Frame 1 (no input): blank canvas, image omitted
Frame 60 (the mouse pressed at the canvas centre just before this capture): blank canvas, image omitted
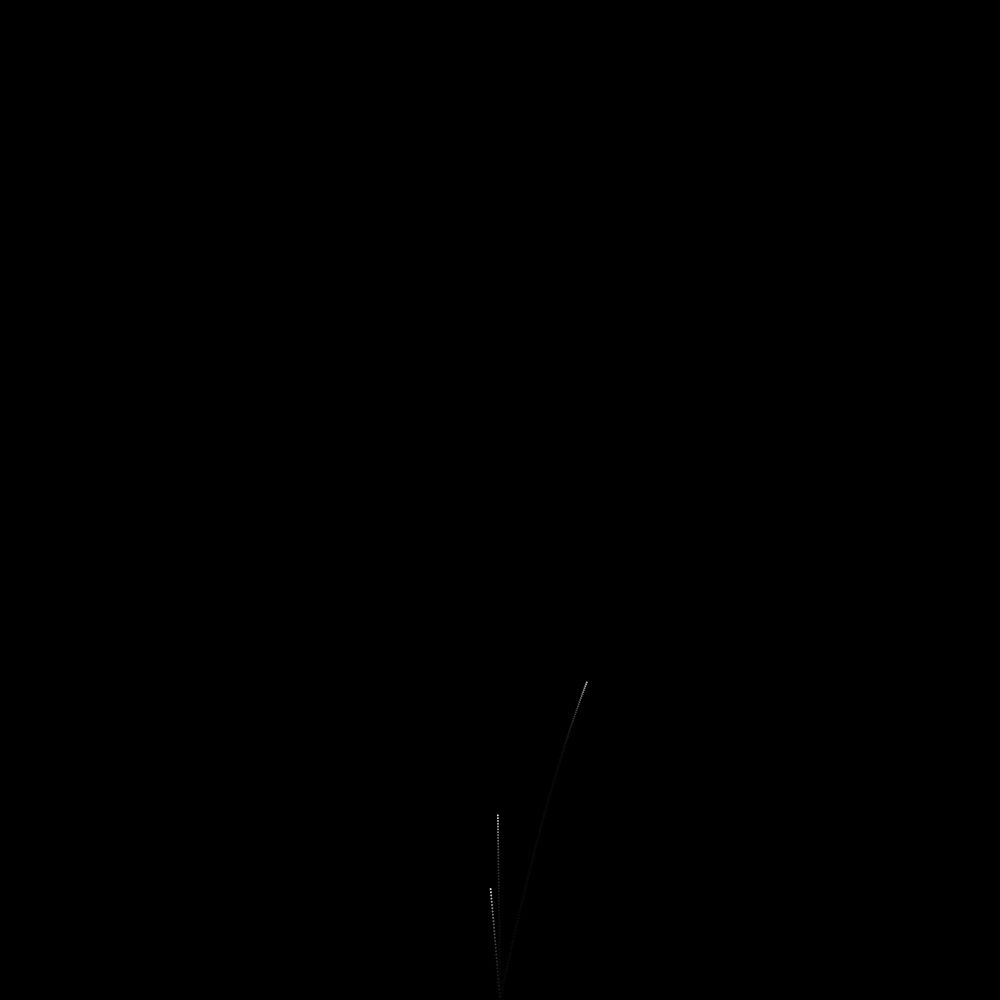
Frame 120 (the mouse held since frame 60 and released just before this capture)

The Processing sketch whose frames 1 and 60 were blank and that drew this single picture after the mouse press (run headless with seeded random() and noise(); from frame 60 on, the mouse is pressed at the canvas centre):

// Processing sketch: FireworksJS
// ── FireworksJS.pde
/////////////////////////////////////////////////////////////////////////////////////////
///                                    Fireworks                                      ///
/////////////////////////////////////////////////////////////////////////////////////////
/// Firework particle system, press mouse on screen to shoot a firework in that       ///
/// direction!                                                                        ///
///                                                                                   ///
/// Written by Matthew Carney (29th Aug 2019)                                         ///
///     [matthewcarney64@gmail.com] [https://github.com/Killeroo]                     ///
///                                                                                   ///
/// Inspiration - JT Nimoy's fireworks for Tron Legacy:                               ///
//       http://jtnimoy.net/item.php?handle=14881671-tron-legacy                      ///
//                                                                                    ///
// NOTE: Certain PVector function had to be removed (like PVector.limit()) when       ///
//       converting this sketch to work with Processing.js. To view the original      ///
//       sketch, blow the dust off your Processing 3.4 IDE and download the           ///
//       original Java sketch here:                                                   ///
//                                                                                    ///
// https://github.com/Killeroo/ProcessingSketches/blob/master/Fireworks/Fireworks.pde ///
//                                                                                    ///
/////////////////////////////////////////////////////////////////////////////////////////

import java.util.Iterator;

/* General simultation options */
final boolean ENABLE_EXPLOSION_FLASHES = false;              // If screen flashes when there is an explosion
final int     BACKGROUND_COLOUR = 0;                         // 0 = black, 255 = white
final int     MOTION_BLUR_FACTOR = 20;                       // Lower = more motion blur
final int     MOUSE_INPUT_DELAY = 500;                       // Interval between fireworks when using mouse (in milliseconds)
final int     MOUSE_FIREWORK_UPPER_FORCE_MAX = 13;           // Max upper force to apply to firework created using mouse
final int     MOUSE_FIREWORK_UPPER_FORCE_MIN = 4;            // Lower upper force to use when creating a firework using mouse 
final int     MOUSE_FIREWORK_SIDEWAYS_FORCE_MULTIPLIER = 5;  // Multiplier for sideways force on mouse particles

/* Explosion halo that eminates from some fireworks */
final float EXPLOSION_HALO_THICKNESS = 1;                    // Higher = thicker halo
final int   EXPLOSION_HALO_LIFESPAN = 150;                   // How long the halo lasts, lower = fade quicker
final float EXPLOSION_HALO_SPEED_MIN = 1;                    // Lower bound used to generate speed the halo emits from its starting point, higher = faster
final float EXPLOSION_HALO_SPEED_MAX = 4;                    // Upper bound used to generate speed the halo emits from its starting point, higher = faster

/* Firework Particle Properties */
/* Here are the properties for all the particles in the sketch,
   their properties can be modified below, have fun!
   (Indivdual particle classes contain more info on how they act) */
   
/* Initial firework/base particle properties */
final float INITIAL_PARTICLE_GRAVITY = 0.03;                 // Lower = less gravity
final int   INITIAL_PARTICLE_SIDEWAYS_FORCE_MIN = -2;        // Lower bound for generating sideways force, 0 = center, further from 0 = more spread
final int   INITIAL_PARTICLE_SIDEWAYS_FORCE_MAX = 2;         // Upper bound for generating sideways force, 0 = center, further from 0 = more spread 
final int   INITIAL_PARTICLE_UPWARDS_FORCE_MIN =-8;         // Lower bound for generating initial upward force, lower = more upward force
final int   INITIAL_PARTICLE_UPWARDS_FORCE_MAX = -10;
final int   INITIAL_PARTICLE_INTERVAL_MS_MIN = 1500;         // Lowest possible value a firework will be shot
final int   INITIAL_PARTICLE_INTERVAL_MS_MAX = 2000;         // Highest possible value a firework will be shot

/* Random Particle */
final int   RANDOM_PARTICLE_LIFESPAN = 125;                  // Lower = fade faster, higher = last longer
final float RANDOM_PARTICLE_SIZE = 2.5;                      // Higher = bigger particle
final float RANDOM_PARTICLE_VELOCITY_LIMIT = 2;              // Lower = lower speed
final float RANDOM_PARTICLE_COLOUR_LERP_AMOUNT = 0.01;       // High = quicker colour transition

/* Falling Particle */
final int   FALLING_PARTICLE_SIZE = 1;                       // Higher = bigger particle
final int   FALLING_PARTICLE_LIFESPAN = 250;                 // Lower = fade faster, higher = last longer
final float FALLING_PARTICLE_GRAVITY = 0.03;                 // Lower = less gravity
final float FALLING_PARTICLE_INITIAL_ACCELERATION_MIN = 3;   // Lower bound used to generate initial particle acceleration
final float FALLING_PARTICLE_INITIAL_ACCELERATION_MAX = 6;   // Upper bound used to generate initial particle acceleration
final float FALLING_PARTICLE_INITIAL_FORCE_MIN = 2;          // Lower bound of initial force applied to particle
final float FALLING_PARTICLE_INITIAL_FORCE_MAX = 6;          // Upper bound of initial force applied to particle

/* Floating Particle */
final int   FLOATING_PARTICLE_SIZE = 3;                      // Higher = bigger particle
final int   FLOATING_PARTICLE_LIFESPAN = 175;                // Lower = fade faster, higher = last longer
final float FLOATING_PARTICLE_VELOCITY_LIMIT_MIN = 0.5;      // Lower bound used to generate initial particle velocity
final float FLOATING_PARTICLE_VELOCITY_LIMIT_MAX = 2;        // Upper bound used to generate initial particle velocity

/* Sparkling Particle */
final int   SPARKLING_PARTICLE_LIFESPAN = 315;               // Lower = fade faster, higher = last longer
final float SPARKLING_PARTICLE_GRAVITY = 0.025;              // Lower = less gravity
final int   SPARKLING_PARTICLE_SPARKLE_OFFSET = 5;           // Max distance sparkles will be drawn from particle position, higher = more sparkle spread
final float SPARKLING_PARTICLE_SPARKLE_SIZE_MIN = 1;         // Lower bound for size of sparkles
final float SPARKLING_PARTICLE_SPARKLE_SIZE_MAX = 3;         // Upper bound for size of sparkles
final float SPARKLING_PARTICLE_INITIAL_VELOCITY_MIN = 0.25;  // Lower bound used to generate initial particle velocity
final float SPARKLING_PARTICLE_INITIAL_VELOCITY_MAX = 0.5;   // Upper bound used to generate initial particle velocity

/* Twisting Particle */
final int   TWISTING_PARTICLE_SIZE = 2;                      // Higher = bigger particle
final float TWISTING_PARTICLE_GRAVITY = 0.01;                // Lower = less gravity
final int   TWISTING_PARTICLE_LIFESPAN = 250;                // Lower = fade faster, higher = last longer
final int   TWISTING_PARTICLE_SEPERATION = 5;                // Distance between the 2 twisting particles, higher = bigger distance
final float TWISTING_PARTICLE_ROTATION_MIN = 50;             // Lower bound used to generate rotation for particle
final float TWISTING_PARTICLE_ROTATION_MAX = 150;            // Upper bound used to generate rotation for particle
final float TWISTING_PARTICLE_INITIAL_VELOCITY_MIN = 0.5;    // Lower bound used to generate initial particle velocity
final float TWISTING_PARTICLE_INITIAL_VELOCITY_MAX = 1;      // Upper bound used to generate initial particle velocity
final float TWISTING_PARTICLE_INITIAL_FORCE_LIMIT_MIN = 1;   // Lower bound of initial force applied to particle
final float TWISTING_PARTICLE_INITIAL_FORCE_LIMIT_MAX = 2;   // Upper bound of initial force applied to particle

/* Trailing Particle */
final float TRAILING_PARTICLE_LIFESPAN_MIN = 275;            // Lower bound used to create particle lifespan
final float TRAILING_PARTICLE_LIFESPAN_MAX = 350;            // Upper bound used to create particle lifespan
final float TRAILING_PARTICLE_GRAVITY = 0.005;               // Lower = less gravity
final float TRAILING_PARTICLE_FORCE_MULTIPLIER_MIN = 1;      // Lower bound used to create initiate force applied to particle
final float TRAILING_PARTICLE_FORCE_MULTIPLIER_MAX = 2;      // Upper bound used to create initiate force applied to particle

/* Splitter Particle */
final int   SPLITTER_PARTICLE_LIFESPAN = 150;                // Lower = fade faster, higher = last longer
final float SPLITTER_PARTICLE_GRAVITY = 0.03;                // Lower = less gravity
final int   SPLITTER_PARTICLE_LIFESPAN_EXPLOSION_POINT = 75; // At what lifespan value will the particle split, higher will cause the particle to split sooner
final int   SPLITTER_PARTICLE_EXPLOSION_SPAWN_COUNT = 5;     // How many particles to spawn when the particle splits

// Internal variables
ParticleSystem system = new ParticleSystem();
int interval = 0;
int inputStaggerTime = 0;
boolean flashing = false;

void setup()
{
  size(1000, 1000);  
  background(BACKGROUND_COLOUR);
}

void draw()
{
  if (flashing && ENABLE_EXPLOSION_FLASHES) {
    background(255);
    flashing = false;
  } else {
    // Motion blur
    noStroke();
    fill(BACKGROUND_COLOUR, MOTION_BLUR_FACTOR);
    rect(0, 0, width, height);
  }
  
  // Update the particle system
  system.update();
  
  if (millis() > interval) {
    // Position the particle bottom center
    Particle p = new Particle(new PVector(width/2, height));
    
    // Apply some initial upward force
    p.applyForce(new PVector(
      random(INITIAL_PARTICLE_SIDEWAYS_FORCE_MIN, INITIAL_PARTICLE_SIDEWAYS_FORCE_MAX), 
      random(INITIAL_PARTICLE_UPWARDS_FORCE_MIN, INITIAL_PARTICLE_UPWARDS_FORCE_MAX)
    ));
    
    // Add to particle system
    system.baseParticles.add(p);
    
    // Interval between initial fireworks
    interval = millis() + (int) random(INITIAL_PARTICLE_INTERVAL_MS_MIN, INITIAL_PARTICLE_INTERVAL_MS_MAX);  
  }
}

void mousePressed()
{
  
  // Stagger input to once every 250 ms
  if (inputStaggerTime > millis())
    return;
  
  // Determine mouse position and work out force for new firework
  PVector target = new PVector(mouseX, mouseY);
  PVector base = new PVector(width/2, height);
  PVector distance = new PVector();
  distance = sub(target, base);
  distance.normalize();
  
  PVector force = new PVector(
    distance.x * MOUSE_FIREWORK_SIDEWAYS_FORCE_MULTIPLIER, 
    distance.y * map(height - mouseY, 0, height, MOUSE_FIREWORK_UPPER_FORCE_MIN, MOUSE_FIREWORK_UPPER_FORCE_MAX)
  );
  
  Particle p = new Particle(base);
  p.applyForce(force); 
  system.baseParticlesBuffer.add(p);
  
  // Stagger till next firework
  inputStaggerTime = millis() + MOUSE_INPUT_DELAY;
}

//////////////////////////////////////////////////////////////////////////////////////
// Particle system
// Controls, displays and updates every particle in the sketch.
// (we do implement some specific behaviours for some particle types here so watch out)
//////////////////////////////////////////////////////////////////////////////////////
class ParticleSystem
{
  // Initial particles
  ArrayList<Particle> baseParticles = new ArrayList<Particle>();
  ArrayList<Particle> baseParticlesBuffer = new ArrayList<Particle>(); 
  
  // All sub particles
  ArrayList<RandomMovementParticle> RandomMovementParticles = new ArrayList<RandomMovementParticle>();
  ArrayList<FloatingParticle> FloatingParticles = new ArrayList<FloatingParticle>();
  ArrayList<FallingParticle> FallingParticles = new ArrayList<FallingParticle>();
  ArrayList<TwistingParticle> TwistingParticles = new ArrayList<TwistingParticle>();
  ArrayList<SparklingParticle> SparklingParticles = new ArrayList<SparklingParticle>();
  ArrayList<TrailingParticle> TrailingParticles = new ArrayList<TrailingParticle>();
  ArrayList<SplitterParticle> SplitterParticles = new ArrayList<SplitterParticle>();
  ArrayList<SplitterParticle> SplitterParticlesBuffer = new ArrayList<SplitterParticle>();
  
  // Explosions rings
  ArrayList<Halo> Halos = new ArrayList<Halo>();
  
  void update()
  {  
    // Update every particle in existence
    this.updateBaseParticles();
    this.updateRandomMovementParticles();
    this.updateFloatingParticles();
    this.updateFallingParticles();
    this.updateTwistingParticles();
    this.updateSparklingParticles();
    this.updateTrailingParticles();
    this.updateSplitterParticles();
    
    // Update the halo rings that form around some explosions
    this.updateHalos();
  }
  
  // Most update functions 
  void updateBaseParticles()
  {
    // We use an interator so we can modify the contents of the list as we
    // go through it
    Iterator<Particle> i = baseParticles.iterator();
    while (i.hasNext()) {
      Particle p = i.next();
      
      // Apply gravity
      p.applyForce(new PVector(0, INITIAL_PARTICLE_GRAVITY));
      
      // Move particle position
      p.move();
      
      // Remove exploded particles
      if (p.exploded) {
        i.remove();
        continue;
      }
      
      // Remove dead particles
      if (p.isDead()) {
        i.remove();  
      } else {
        p.display();
      }
      
      // Kill initial particle if it goes out of bounds
      if (p.pos.x > width || p.pos.x < 0) {
        i.remove();  
      } else if (p.pos.y > height || p.pos.y < 0) {
        i.remove();  
      }
    }
    
    // Only access list when its not being used
    //synchronized(this.baseParticlesBuffer) {
      for (int x = 0; x < this.baseParticlesBuffer.size(); x++) {
        this.baseParticles.add(this.baseParticlesBuffer.get(x));
      }
      this.baseParticlesBuffer.clear();
    //}
  }
  
  void updateRandomMovementParticles()
  {
    Iterator<RandomMovementParticle> i = RandomMovementParticles.iterator();
    while (i.hasNext()) {
      RandomMovementParticle r = i.next();
      
      r.applyForce(PVector.random2D());
      r.vel.limit(r.limit); 
      r.move();
      
      if (r.isDead()) {
        i.remove();
      } else {
        r.display();
      }
    }
  }
  
  void updateFloatingParticles()
  {
    Iterator<FloatingParticle> i = FloatingParticles.iterator();
    while (i.hasNext()) {
      FloatingParticle f = i.next();
      
      
      f.vel.limit(f.limit);
      f.move();
      
      if (f.isDead()) {
        i.remove();
      } else {
        f.display();
      }
    }
  }
  
  void updateFallingParticles()
  {
    Iterator<FallingParticle> i = FallingParticles.iterator();
    while (i.hasNext()) {
      FallingParticle f = i.next();
      
      f.applyForce(new PVector(0, FALLING_PARTICLE_GRAVITY));
      f.move();
      
      if (f.isDead()) {
        i.remove();
      } else {
        f.display();
      }
    }
  }
  
  void updateTwistingParticles()
  {
    Iterator<TwistingParticle> i = TwistingParticles.iterator();
    while (i.hasNext()) {
      TwistingParticle t = i.next();
      
      t.applyForce(new PVector(0, TWISTING_PARTICLE_GRAVITY)); 
      t.move();
      
      if (t.isDead()) {
        i.remove();
      } else {
        t.display();
      }
    }
  }
  
  void updateSparklingParticles()
  {
    Iterator<SparklingParticle> i = SparklingParticles.iterator();
    while (i.hasNext()) {
      SparklingParticle s = i.next();
      
      if (s.lifespan < 225) {
        
        s.applyForce(new PVector(0, SPARKLING_PARTICLE_GRAVITY));
        s.vel.limit(0.5);
      }
      
      s.sparkle();
      s.move();
      
      if (s.isDead()) {
        i.remove();
      } else {
        s.display();
      }
    }
    
  }
  
  void updateTrailingParticles()
  {
    Iterator<TrailingParticle> i = TrailingParticles.iterator();
    while (i.hasNext()) {
      TrailingParticle t = i.next();
      
      t.applyForce(new PVector(0, TRAILING_PARTICLE_GRAVITY));
      t.move();
      
      if (t.isDead()) {
        i.remove();
      } else {
        t.display();
      }
    }
  }
  
  void updateSplitterParticles()
  {
    Iterator<SplitterParticle> i = SplitterParticles.iterator();
    while (i.hasNext()) {
      SplitterParticle t = i.next();
      
      t.applyForce(new PVector(0, SPLITTER_PARTICLE_GRAVITY));
      t.move();
      
      if (t.isDead()) {
        i.remove();
      } else {
        t.display();
      }
      
      // Remove particles that have exploded/split as well
      if (t.exploded) {
        i.remove();  
      }
    }
    
    // Add generated particles to main particle update list
    for (int x = 0; x < SplitterParticlesBuffer.size(); x++) {
      SplitterParticles.add(SplitterParticlesBuffer.get(x));  
    }
    
    SplitterParticlesBuffer.clear();
  }
  
  void updateHalos()
  {
    Iterator<Halo> i = Halos.iterator();
    while (i.hasNext()) {
      Halo h = i.next();
      
      h.update();
      
      if (h.isDead()) {
        i.remove();
      } else {
        h.display();
      }
    }
  }
}

//////////////////////////////////////////////////////////////////////////////////////
// Base particle class
// All other particle classes derive from this one
//////////////////////////////////////////////////////////////////////////////////////
class Particle
{
  PVector pos;                       // Position
  PVector vel = new PVector(0, 0);   // Velocity
  PVector acc = new PVector(0, 0);   // Acceleration
  float mass = random(2, 2.5);       // Weight (This adds more variance to movement)

  float size = 2;                    // Draw size of particle
  color c;                           // Color
  int lifespan = 400;                // Particle lifespan, decremented every update, particle destroyed when 0
  
  boolean exploded = false;          // This flag stops the firework from exploding multiple times
  boolean subParticle = false;       // This flag is used by all derived particle types, it stops them from
                                     // from exploding the way the initial particle/firework does
  
  Particle(PVector p)
  {
    pos = new PVector (p.x, p.y); 
    acc = new PVector (random(-0.1, 0.1), 0);
    c = color(255, 255, 255);
  }
  
  public void move()
  {
    vel.add(acc); // Apply acceleration
    pos.add(vel); // Apply our speed vector to our position 
    acc.mult(0);
    
    // We only 'explode' (spawn a firework explosion) when the following conditions are met:
    // 1) When the particle starts falling (vel.y/upwards velocity is below 0)
    // 2) When we haven't exploded already
    // 3) When we are not a derived particle/firework type (we don't want continous explosions for other particle effects)
    if (vel.y > 0 && !exploded && !subParticle) { 
      explode();
    }
    
    // Decrease particle lifespan
    lifespan--;
  }
  
  public void applyForce(PVector force) 
  {
    PVector f = PVector.div(force, mass);
    acc.add(f);
  }
  
  public void explode()
  {
    GenerateFireworkExplosion(pos);
    
    exploded = true;
    flashing = true;
  }
  
  public void display()
  {
    // We dim the colour of the particle as the lifespan decreases 
    fill(c, map(lifespan, 0, 400, 0, 255));
    ellipse(pos.x, pos.y, size, size);
  }
  
  public boolean isDead()
  {
    if (lifespan < 0) {
      return true;
    } else {
      return false;
    }
  }
}

//////////////////////////////////////////////////////////////////////////////////////
// Firework types
// These types all derive from the base particle class, each has its own set of properties
// and movement types
//
// NOTE: Alot of the actual characteristics described in the following comments like
// application of gravity etc are done in the ParticleSystem, under the corresponding 
// function for updating the particular particle type.
// For example, RandomMovementParticles are updated in ParticleSystem.updateRandomMovementParticle()
//
// NOTE ON COLOURS: Most colours are actually controlled in Emission functions
//////////////////////////////////////////////////////////////////////////////////////

// As the name suggests, these particles have force applied to them randomly meaning they have 
// seperadic acceleration and random directional movement
class RandomMovementParticle extends Particle
{
  float limit;
  float lerpIteration = 0;
  color target;
  
  public RandomMovementParticle(PVector p)
  {
    super(p);  
    
    this.limit = RANDOM_PARTICLE_VELOCITY_LIMIT;
    this.c = color(random(150, 255), 50, random(150, 255));
    this.target = color(50, random(150, 255), random(0, 150));
    this.subParticle = true;
    this.applyForce(PVector.random2D());
    this.lifespan = RANDOM_PARTICLE_LIFESPAN;
    this.size = RANDOM_PARTICLE_SIZE;
  }
  void display()
  {
    fill(lerpColor(c, target, lerpIteration), map(lifespan, 0, RANDOM_PARTICLE_LIFESPAN, 0, 255));
    ellipse(pos.x, pos.y, size, size);
    
    lerpIteration += RANDOM_PARTICLE_COLOUR_LERP_AMOUNT;
  }
}

// These particles are given an initial random outward velocity and acceleration
// and are affected by gravity so fall downwards
class FallingParticle extends Particle
{
  public FallingParticle(PVector p)
  {
    super(p);
    
    // Create initial velocity in random directions upon spawning
    this.vel = PVector.random2D();
    this.acc = PVector.random2D();
    float vel_limit = random(FALLING_PARTICLE_INITIAL_ACCELERATION_MIN, FALLING_PARTICLE_INITIAL_ACCELERATION_MAX);
    float acc_limit = random(FALLING_PARTICLE_INITIAL_ACCELERATION_MIN, FALLING_PARTICLE_INITIAL_ACCELERATION_MAX);
    limit(this.vel, vel_limit);
    limit(this.acc, acc_limit);
    
    this.c = color(random(0, 200), random(25, 100), random(0, 255));
    this.subParticle = true;
    PVector force = PVector.random2D();
    float force_limit = random(FALLING_PARTICLE_INITIAL_FORCE_MIN, FALLING_PARTICLE_INITIAL_FORCE_MAX);
    limit(force, force_limit);
    this.applyForce(force);
    this.lifespan = FALLING_PARTICLE_LIFESPAN;
    this.size = FALLING_PARTICLE_SIZE;
  }
}

// Floating particle moves out from their place of origin with a constant
// velocity that doesn't change over time, they are also not affected by gravity
class FloatingParticle extends Particle
{
  float limit;
  
  public FloatingParticle(PVector p)
  {
    super(p);
    
    this.c = color(random(200, 255), random(200, 255), 0);
    this.subParticle = true;
    this.acc = PVector.random2D();
    this.applyForce(PVector.random2D());
    this.limit = random(FLOATING_PARTICLE_VELOCITY_LIMIT_MIN, FLOATING_PARTICLE_VELOCITY_LIMIT_MAX);
    this.lifespan = FLOATING_PARTICLE_LIFESPAN;
    this.size = FLOATING_PARTICLE_SIZE;
  }
}

// Sparkling particles are normal particles, slowed and affected by gravity
// when displayed we render small points randomly around its position to give
// the sparkle effect
class SparklingParticle extends Particle
{
  int r, g, b;
  
  public SparklingParticle(PVector p, int _r, int _g, int _b)
  {
    super(p);
    
    this.lifespan = SPARKLING_PARTICLE_LIFESPAN;
    this.subParticle = true;
    this.vel = PVector.random2D();
    this.acc = PVector.random2D();
    float vel_limit = random(SPARKLING_PARTICLE_INITIAL_VELOCITY_MIN, SPARKLING_PARTICLE_INITIAL_VELOCITY_MAX);
    float acc_limit = random(SPARKLING_PARTICLE_INITIAL_VELOCITY_MIN, SPARKLING_PARTICLE_INITIAL_VELOCITY_MAX);
    limit(this.vel, vel_limit);
    limit(this.acc, acc_limit);
    this.r = _r;
    this.g = _g;
    this.b = _b;
  }

  void sparkle()
  {
    fill(r, b, g, lifespan);
    ellipse(
      random(pos.x - (SPARKLING_PARTICLE_SPARKLE_OFFSET), pos.x + (SPARKLING_PARTICLE_SPARKLE_OFFSET)),
      random(pos.y - (SPARKLING_PARTICLE_SPARKLE_OFFSET), pos.y + (SPARKLING_PARTICLE_SPARKLE_OFFSET)), 
      random(SPARKLING_PARTICLE_SPARKLE_SIZE_MIN, SPARKLING_PARTICLE_SPARKLE_SIZE_MAX), 
      random(SPARKLING_PARTICLE_SPARKLE_SIZE_MIN, SPARKLING_PARTICLE_SPARKLE_SIZE_MAX)
    );
  }
}

// Trailing particles start off like Floating particles; with no gravity and a fixed
// velocity but after a certain period gravity is applied to them till their lifespan reaches 0
class TrailingParticle extends Particle
{
  public TrailingParticle(PVector p)
  {
    super(p);
    
    this.lifespan = (int) random(TRAILING_PARTICLE_LIFESPAN_MIN, TRAILING_PARTICLE_LIFESPAN_MAX);
    this.subParticle = true;
    PVector force = PVector.random2D();
    float amount = random(TRAILING_PARTICLE_FORCE_MULTIPLIER_MIN, TRAILING_PARTICLE_FORCE_MULTIPLIER_MAX);
    mult(force, amount);
    this.applyForce(force);
  }
}

// Twisters act like normal particles, are affected by gravity but instead of displaying
// an ellipse at their current position, 2 points are drawn rotating around their current 
// position
class TwistingParticle extends Particle
{
  float theta;
  float rot;
 
  public TwistingParticle(PVector p)
  {
    super(p);
    this.vel = PVector.random2D();
    this.acc = PVector.random2D();
    float vel_limit = random(TWISTING_PARTICLE_INITIAL_VELOCITY_MIN, TWISTING_PARTICLE_INITIAL_VELOCITY_MAX);
    float acc_limit = random(TWISTING_PARTICLE_INITIAL_VELOCITY_MIN, TWISTING_PARTICLE_INITIAL_VELOCITY_MAX);
    limit(this.vel, vel_limit);
    limit(this.acc, acc_limit);
    this.c = color(random(25, 255), random(75, 125), 0);
    this.rot = random(TWISTING_PARTICLE_ROTATION_MIN, TWISTING_PARTICLE_ROTATION_MAX);
    this.subParticle = true;
    PVector force = PVector.random2D();
    float force_limit = random(TWISTING_PARTICLE_INITIAL_FORCE_LIMIT_MIN, TWISTING_PARTICLE_INITIAL_FORCE_LIMIT_MAX);
    limit(force, force_limit);
    this.applyForce(PVector.random2D());
    this.lifespan = TWISTING_PARTICLE_LIFESPAN;
    this.size = TWISTING_PARTICLE_SIZE;
  }
  
  void display()
  {
    fill(c, map(lifespan, 0, 400, 0, 255));
    
    // Rotate around our current point in the sketch
    pushMatrix();
    translate(pos.x, pos.y);
    rotate(theta);
    theta += TWO_PI/rot;
    ellipse(TWISTING_PARTICLE_SEPERATION, TWISTING_PARTICLE_SEPERATION, size, size);
    ellipse(-TWISTING_PARTICLE_SEPERATION, -TWISTING_PARTICLE_SEPERATION, size, size);
    popMatrix();
  }
}

// Splitter particles act like base particle (are affected by gravity and are give
// a random inital force) but after a certain period of time they explode and spawn
// other splitter particles in their place. The number of times this occurs is 
// controlled by the iteration property which gets decremented each time they exploded
class SplitterParticle extends Particle
{
  int iterations = 3;
  
  public SplitterParticle(PVector p)
  {
    super(p);
    
    this.lifespan = SPLITTER_PARTICLE_LIFESPAN;
    this.acc = PVector.random2D();
  }
  
  public void move()
  {
    vel.add(acc); // Apply acceleration
    pos.add(vel); // Apply our speed vector to our position 
    acc.mult(0);
    
    // Explode after an arbitary lifespan
    if (lifespan < SPLITTER_PARTICLE_LIFESPAN_EXPLOSION_POINT && !exploded) {
      explode();
    }
    
    // Decrease particle lifespan
    lifespan--;
  }
  
  public void explode()
  {
    // if we are at 0 iterations we don't bother spawning new particles anymore
    if (iterations == 0) {
      return;
    }
    
    // Spawn 5 new splitter particles at our position
    // (lower the iterations so we know when to stop)
    for (int i = 0; i < SPLITTER_PARTICLE_EXPLOSION_SPAWN_COUNT; i++) {
      SplitterParticle s = new SplitterParticle(pos);
      s.iterations = this.iterations - 1;
      s.c = this.c;
      system.SplitterParticlesBuffer.add(s);
    }
    
    // Signal for removal
    exploded = true;
  }
  
  void display()
  {
    fill (c, map(lifespan, 0, 150, 0, 255));
    ellipse(pos.x, pos.y, size, size);
  }
}

//////////////////////////////////////////////////////////////////////////////////////
// Explosion Halo 
// Draws a slowly expanding halo/circle around an explosion point. Speed is slightly
// random, size is controlled by the lifespan which is fixed because I am lazy ;)
//////////////////////////////////////////////////////////////////////////////////////

class Halo
{
  color c;
  PVector pos;
  float size = EXPLOSION_HALO_THICKNESS;
  float speed;
  int lifespan = EXPLOSION_HALO_LIFESPAN;
  
  Halo(PVector start, color colour)
  {
    pos = start;
    c = colour;
    speed = random(EXPLOSION_HALO_SPEED_MIN, EXPLOSION_HALO_SPEED_MAX);
  }
  
  void update()
  {
    size = size + speed;
    lifespan--; 
  }
  
  void display()
  { 
    stroke(c, map(lifespan, 0, EXPLOSION_HALO_LIFESPAN, 0, 255));
    noFill();
    ellipse(pos.x, pos.y, size, size);
    noStroke();
  }
 
  boolean isDead()
  {
    if (lifespan < 0) {
      return true;
    } else {
      return false;  
    }
  }
}

//////////////////////////////////////////////////////////////////////////////////////
// Emission function
// Control the different ways the fireworks explode (What type of particles are used,
// how many are spawned and introduces some variance to their colours, speed and gravity.
//
// There were more functions before but in the end I just switched to using one monolithic
// emission function that could generate a pretty good variety of firework explosions.
//////////////////////////////////////////////////////////////////////////////////////

// Dynamically generates an emission pattern using all available particle types
// (this is where the magic happens)
void GenerateFireworkExplosion(PVector pos)
{
  // Base colours to derive everything from
  int base_red = (int) random(0, 255);
  int base_green = (int) random(0, 255);
  int base_blue = (int) random(0, 255);
  
  // Number of lots of particles we are going to create
  int iterations = (int) random(2, 7);
  
  // For each iteration...
  for (int x = 0; x < iterations; x++) {
    int choice = (int) random(1, 8);
    int particleCount = 0;
    
    // ... pick a random type of particle to spawn
    // (Below is every type of particle, we create variance here and add colours
    // that normally derive from the base colours)
    switch(choice) {
      case 1: 
        particleCount = (int) random(50, 150);
        for (int i = 0; i < particleCount; i++) {
          RandomMovementParticle r = new RandomMovementParticle(pos);
          r.c = color(base_red + random(-20, 20), base_blue + random(-20, 20), base_green + random(-20, 20));
          r.target = color(amplify(base_red), amplify(base_green), amplify(base_blue));
          system.RandomMovementParticles.add(r);
        }
        break;
      case 2:
        particleCount = (int) random(25, 175);
        for (int i = 0; i < particleCount; i++) {
          FloatingParticle fl = new FloatingParticle(pos);
          fl.limit = random(0.5, 2);
          fl.c = color(base_blue, base_red + (int) random(-25, 25), base_green + (int) random(-25, 25));
          system.FloatingParticles.add(fl);
        }
        break;
      case 3:
        particleCount = (int) random(50, 150);
        for (int i = 0; i < particleCount; i++) {
          FallingParticle f = new FallingParticle(pos);
          f.c = color(base_red, (int) random(0, 255), base_blue + (int) random(0, 15));
          system.FallingParticles.add(f);
        }
        break;
      case 4:
        particleCount = (int) random(10, 100);
        for (int i = 0; i < particleCount; i++) {
          TwistingParticle t = new TwistingParticle(pos);
          t.c = color(base_red + (int) random(-50, 50), base_green + (int) random(-50, 50), base_blue);
          system.TwistingParticles.add(t);
        }
        break;
      case 5:
        particleCount = (int) random(50, 150);
        for (int i = 0; i < particleCount; i++) {
          SparklingParticle s = new SparklingParticle(pos, base_red, base_green, base_blue);
          s.c = color(amplify(base_red), amplify(base_blue), amplify(base_green));
          system.SparklingParticles.add(s);
        }
        break;
      case 6:
        particleCount = (int) random(50, 150);
        for (int i = 0; i < particleCount; i++) {
          TrailingParticle t = new TrailingParticle(pos);
          t.c = color(base_red + (int) random(-30, 30), base_blue + (int) random(-30, 30), base_green + (int) random(-30, 30));
          system.TrailingParticles.add(t);
        }
        break;
      case 7:
        particleCount = (int) random(3, 5);
        for (int i = 0; i < particleCount; i++) {
          SplitterParticle p = new SplitterParticle(pos);
          p.c = color(random(0, 255), random(0, 255), random(0, 255));
          p.iterations = (int) random(1, 3);
          system.SplitterParticles.add(p);
        }
        break;
    }
  }
  
  // Only add halo rings on particularly big emissions
  if (iterations > 5) {
    Halo h = new Halo(pos, color(amplify(base_red), amplify(base_green), amplify(base_blue)));
    system.Halos.add(h);
  }
}

//////////////////////////////////////////////////////////////////////////////////////
// Helper functions
//////////////////////////////////////////////////////////////////////////////////////

// 'Brighten' a given RGB value
float amplify(float n) 
{
  return constrain(2 * n, 0, 255);
}

// Replacement functions for PVector.limit and PVector.mult
// which were misbehaving
void limit(PVector v, float limit) 
{
  if (v.mag() > limit) {
    v.normalize();
    mult(v, limit);
  }
}
void mult(PVector v, float multiplier)
{
  v.x *= multiplier;
  v.y *= multiplier;
}
PVector sub(PVector v, PVector sub)
{
  PVector res = new PVector();
  res.x = v.x - sub.x;
  res.y = v.y - sub.y;
  return res;
}
